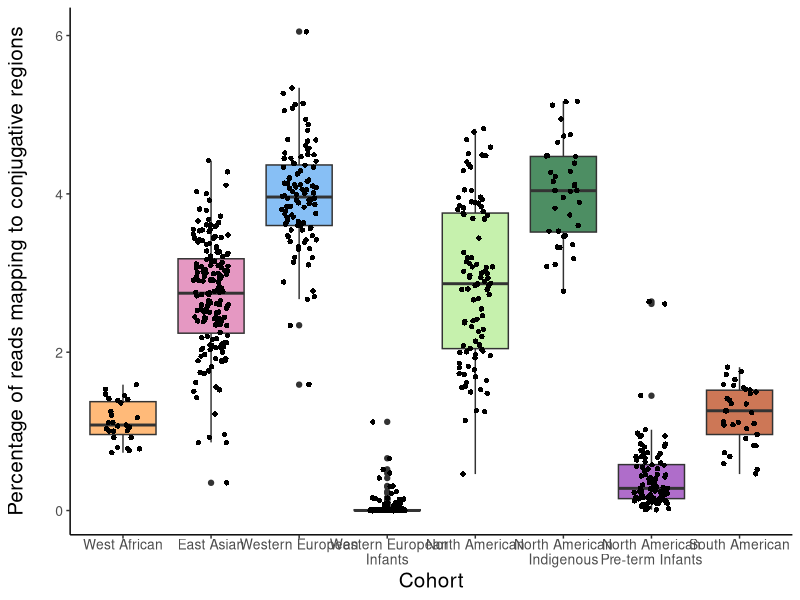
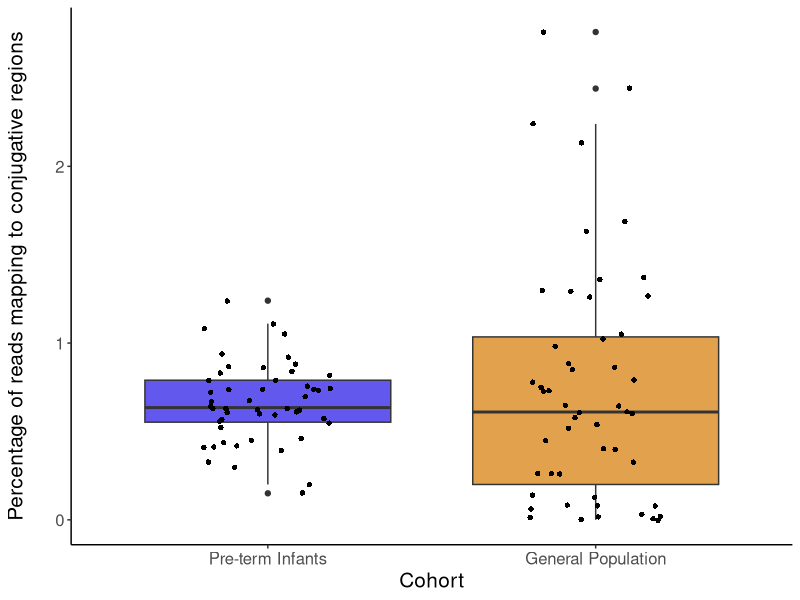
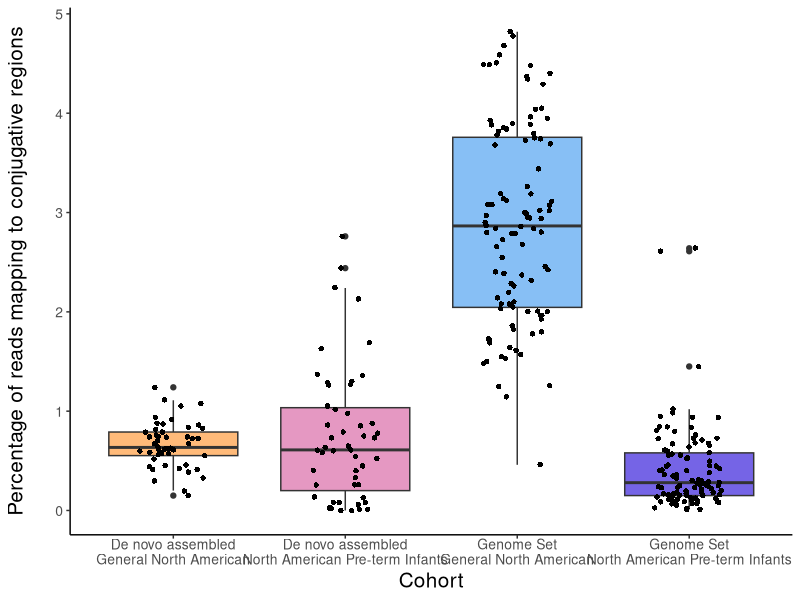

The R script that drew these images, in order: (Note: this script raises an error after producing the figures.)
# boxplot generation
library(ggplot2)
d <- read.table("metrics.txt", sep = "\t", header = T, stringsAsFactors = F,quote = "")
bp <- ggplot(d, aes(x=cohort, y=total_percent_mapped,fill=cohort)) + geom_boxplot() + scale_fill_manual(values=alpha(c("#ff9c40","#d96ca8","#54a4f0","#3a21db","#aeeb8a","#015e20","#8d2eb3","#b83d0d"),.7)) + labs(x="Cohort",y="Percentage of reads mapping to conjugative regions") +theme(axis.text = element_text(size = 10),legend.position = "none", axis.title = element_text(size = 15),axis.text.x = element_text(margin = margin(r=10,l=10)),axis.title.y = element_text(margin = margin(r=20)), axis.line = element_line(colour = "black",size = 0.5),panel.background = element_blank()) + geom_jitter(shape=16, position = position_jitter(0.2)) + scale_x_discrete(labels=c("West African","East Asian", "Western European", " Western European\nInfants", "North American", "North American\nIndigenous", "North American\nPre-term Infants", "South American"))
ggsave("figure_1b.png", device = "png", width = 12)
d2 <- read.table("mapping_metrics.tsv", sep = "\t", header = T, stringsAsFactors = F,quote = "",row.names = NULL)
bp2 <-ggplot(d2, aes(x=cohort, y=total_align,fill=cohort)) + geom_boxplot() + scale_fill_manual(values=alpha(c("#1e10e6","#d47800"),0.7)) + labs(x="Cohort",y="Percentage of reads mapping to conjugative regions") +theme(legend.position="none",axis.text = element_text(size = 12), axis.title = element_text(size = 15),axis.title.y = element_text(margin = margin(r=20)),axis.line = element_line(colour = "black",size = 0.5),panel.background = element_blank()) + geom_jitter(shape=16, position = position_jitter(0.2)) + scale_x_discrete(labels=c("Pre-term Infants", "General Population"))
ggsave("figure_2b.png", device = "png", scale = 2)

d3<-data.frame()
for(i in 1:nrow(d)){
  temp<-data.frame()
  if(d[i,3] == "north_america"){
    temp<- data.frame(Cohort="Genome Set\nGeneral North American", Percentage=d[i,8])
  }
  if(d[i,3] == "north_america_infants"){
    temp<- data.frame(Cohort="Genome Set\nNorth American Pre-term Infants", Percentage=d[i,8])
  }
  d3<-rbind(d3,temp)
}
for(i in 1:nrow(d2)){
  temp<-data.frame()
  if(d2[i,2] == "general"){
    temp<- data.frame(Cohort="De novo assembled\nGeneral North American", Percentage=d2[i,5])
  }
  if(d2[i,2] == "infant"){
    temp<- data.frame(Cohort="De novo assembled\nNorth American Pre-term Infants", Percentage=d2[i,5])
  }
  d3<-rbind(d3,temp)
}
bp3 <- ggplot(d3, aes(x=Cohort, y=Percentage,fill=Cohort)) +
  geom_boxplot() +
  scale_fill_manual(values=alpha(c("#ff9c40","#d96ca8","#54a4f0","#3a21db"),.7)) +
  labs(x="Cohort",y="Percentage of reads mapping to conjugative regions") +
  theme(axis.text = element_text(size = 10),legend.position = "none", axis.title = element_text(size = 15),axis.text.x = element_text(margin = margin(r=10,l=10)),axis.title.y = element_text(margin = margin(r=20)), axis.line = element_line(colour = "black",size = 0.5),panel.background = element_blank()) + geom_jitter(shape=16, position = position_jitter(0.2)) +
  #scale_x_discrete(labels=c("Genome Set\nGeneral North American", "Genome Set\nNorth American Pre-term Infants","De novo assembled\nGeneral North American","De novo assembled\nNorth American Pre-term Infants"))
ggsave("figure_7.png", device = "png", scale = 1.5)


# Separating abundances of cohorts
d.infant <- as.data.frame(d[which(d$cohort == "north_america_infants"),8])/100
d.adult <- as.data.frame(d[which(d$cohort == "north_america"),8])/100
d2.adult <- as.data.frame(d2[which(d2$cohort == "general"),5])/100
d2.infant <- as.data.frame(d2[which(d2$cohort == "infant"),5])/100


# Infant CLR CI
d.infant.clr <- apply(d.infant,2, function(x){log(x) - mean(log(x))})
exp(mean(log(d.infant[,1])))
exp(mean(log(d.infant[,1])) + quantile(d.infant.clr, probs=c(0.025,0.5,0.975)))

# Adult CLR CI
d.adult.clr <- apply(d.adult,2, function(x){log(x) - mean(log(x))})
exp(mean(log(d.adult[,1])))
exp(mean(log(d.adult[,1])) + quantile(d.adult.clr, probs=c(0.025,0.5,0.975)))

# Infant2 CLR CI
d2.infant.clr <- apply(d2.infant+0.00001,2, function(x){log(x) - mean(log(x))})
exp(mean(log(d2.infant[,1]+0.00001)))
exp(mean(log(d2.infant[,1]+0.00001)) + quantile(d2.infant.clr, probs=c(0.025,0.5,0.975)))

# Adult2 CLR CI
d2.adult.clr <- apply(d2.adult,2, function(x){log(x) - mean(log(x))})
exp(mean(log(d2.adult[,1])))
exp(mean(log(d2.adult[,1])) + quantile(d2.adult.clr, probs=c(0.025,0.5,0.975)))


##
